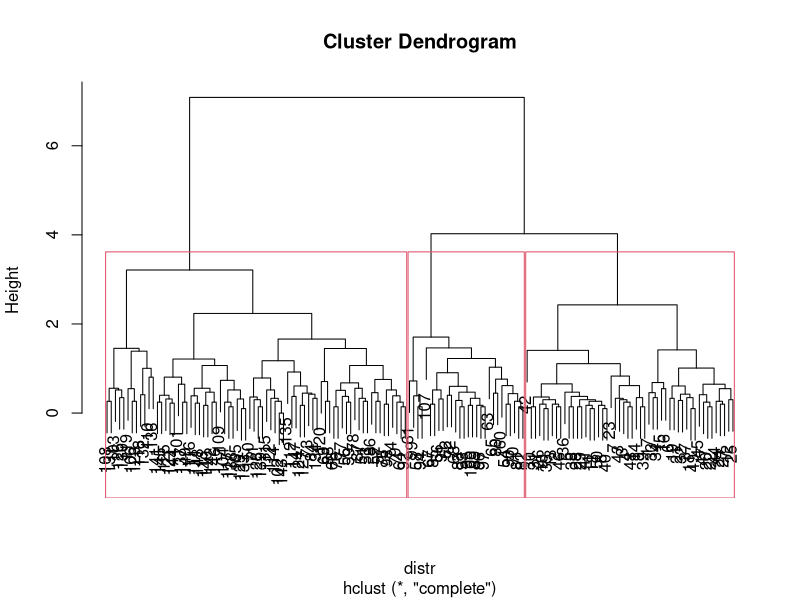

Source code (R):
#hierarchical clustering
library(datasets)
data(iris)

irisSubset <- as.matrix(iris[,1:4])
distr <- dist(irisSubset)
hClustering <- hclust(distr)
plot(hClustering)
rect.hclust(hClustering, k= 3)
#dist(irisSubset)
#str(irisSubset)
#dist <- dist(irisSubset)

#hClustering <- hclust(irisSubset)

